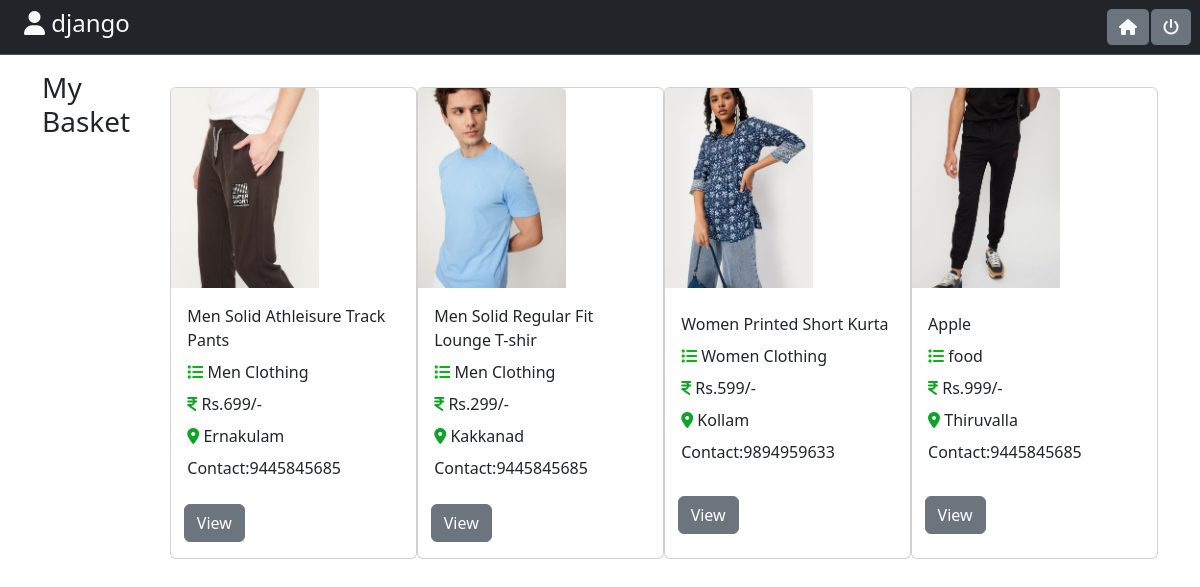
The app's page /cart/view (signed in) with its own data.
### scrapbox/models.py (models this page shows, shortened)
class Scrapbox(models.Model):
    name=models.CharField(max_length=200)
    category=models.CharField(max_length=200)
    price=models.IntegerField()
    location=models.CharField(max_length=200)
    picture=models.ImageField(upload_to="images",null=True,blank=True)
    phone_no=models.CharField(max_length=200,null=True)
    description=models.CharField(max_length=500,null=True,blank=True)
    user=models.ForeignKey(User,on_delete=models.CASCADE,null=True)

### scrapbox/views.py (the view)
# urls.py: path('cart/view',views.CartListView.as_view(),name="cart-view"),
class CartListView(View):
    def get(self, request, *args, **kwargs):
        user_wishlist = WishList.objects.filter(user=request.user).first()
        return render(request, "cartlist.html", {"user_wishlist": user_wishlist})

### scrapbox/templates/cartlist.html (shortened to what this page needs)
<!DOCTYPE html>
{% load static %}
<html lang="en">
<head>
    <link rel="stylesheet" href="../static/css/cartliststyle.css">
    <link rel="stylesheet" href="https://cdnjs.cloudflare.com/ajax/libs/font-awesome/6.5.1/css/all.min.css">
    <link href="https://cdn.jsdelivr.net/npm/bootstrap@5.3.2/dist/css/bootstrap.min.css" rel="stylesheet">
</head>
<body>
    <nav class="navbar bg-dark p-2 text-dark  border-bottom border-body text-dark text-start  " data-bs-theme="dark">
        <div class="col-l-8  text-light  justify-content-center">
            <h4 class="ms-3">  <i class="fa-solid fa-user" data-bs-toggle="tooltip" data-bs-placement="bottom" title="{{request.user}}"></i> {{request.user}}</h4>
        </div>
          <div class="d-flex justify-content-end">
            <a href="{% url 'index' %}" class="btn btn-info border-dark bg-secondary text-light" data-bs-toggle="tooltip" data-bs-placement="bottom" title="Go to Home">
                <i class="fas fa-house"></i>
              </a>
              <a href="{%url 'signout'%}" class="btn btn-info border-dark bg-secondary text-light" data-bs-toggle="tooltip" data-bs-placement="bottom" title="Log out">
                <i class="fas fa-power-off"></i>
              </a>
        </div>
</nav>
    <div class="container mt-3 d-flex justify-content-evenly">
        <h3>My Basket</h3>
            {%if user_wishlist %}
                {% for product in user_wishlist.scrap.all %}
                    <div class="card mb-3 mt-3" id={{product.id}} style="
                        width: 260px;
                        display: grid;">
                        <img class="card-img-top d-flex justify-content-center" src="{{product.picture.url}}" alt="img" style="width: auto; height: 200px;">
                        <div class="card-body">
                            <p class="card-title">{{product.name}}</p>
                            <p class="card-title"><i class="fa-solid fa-list" style="color: #06b711;"></i>  {{product.category}}</p>
                            <p class="card-title"><i class="fa-solid fa-indian-rupee-sign" style="color: #0ea427;"></i>  Rs.{{product.price}}/-</p>
                            <p class="card-title"><i class="fa-solid fa-location-dot" style="color: #0ea427;"></i>    {{product.location}}</p>
                            <p class="card-title">Contact:{{product.phone_no}}</p>
                        </div>
                        <div class="button-container mb-3">
                         &nbsp; &nbsp;<a href="{%url 'itemview' product.id %}"><button class="btn btn-secondary">View</button></a>
                        </div>
                    </div>
                {%endfor%}
            {%endif%}
    </div>
</body>
</html>

### scrapbox/static/css/cartliststyle.css (style rules this page uses)
body { background-image: url(../images/shopping-cart-filled-with-coins-copy-space-background.jpg); background-repeat: no-repeat; background-attachment: fixed; background-size: 100% 100%; }

### records on screen
Scrapbox: picture (picture), name "Men Solid Athleisure Track Pants", category "Men Clothing", price "699", location "Ernakulam", phone_no "9445845685"
Scrapbox: picture (picture), name "Men Solid Regular Fit Lounge T-shir", category "Men Clothing", price "299", location "Kakkanad", phone_no "9445845685"
Scrapbox: picture (picture), name "Women Printed Short Kurta", category "Women Clothing", price "599", location "Kollam", phone_no "9894959633"
Scrapbox: picture (picture), name "Apple", category "food", price "999", location "Thiruvalla", phone_no "9445845685"

### other values on screen
{{ request.user }} "django"
